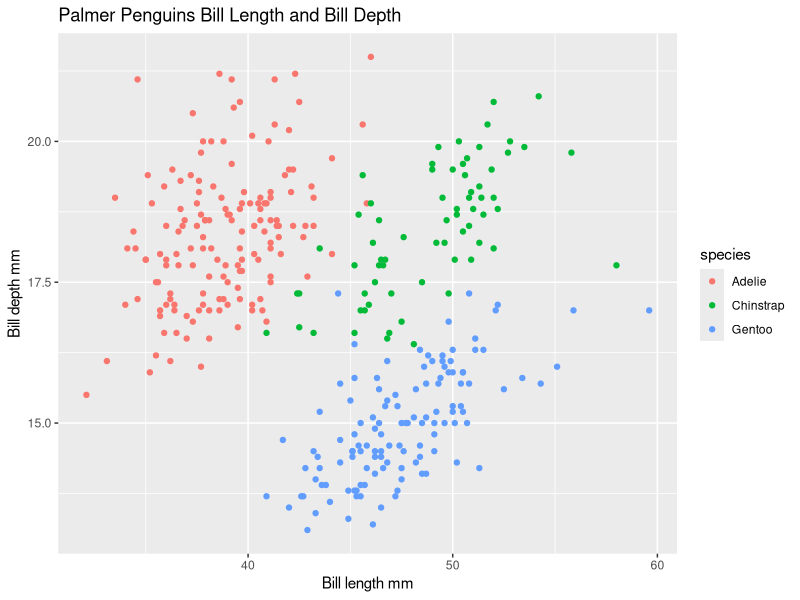
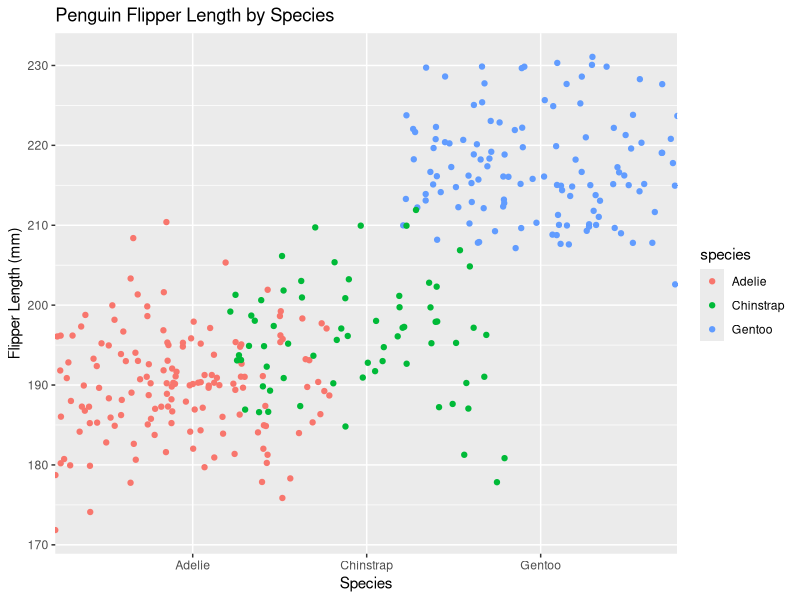

These figures' R source, in order:
## ---- chunk 1
knitr::opts_chunk$set(echo = TRUE)
library(tidyverse)
library(palmerpenguins)
## ---- chunk 2
ggplot(data = penguins, aes(x = bill_length_mm, y = bill_depth_mm)) +
  geom_point(aes(color = species)) +
labs(x = "Bill length mm", y = "Bill depth mm", title = "Palmer Penguins Bill Length and Bill Depth")
## ---- chunk 3
ggplot(data = penguins, aes(x = species, y = flipper_length_mm)) +
  geom_jitter(aes(color = species), width = 0.8) +
  labs(x = "Species", y = "Flipper Length (mm)", title = "Penguin Flipper Length by Species")
